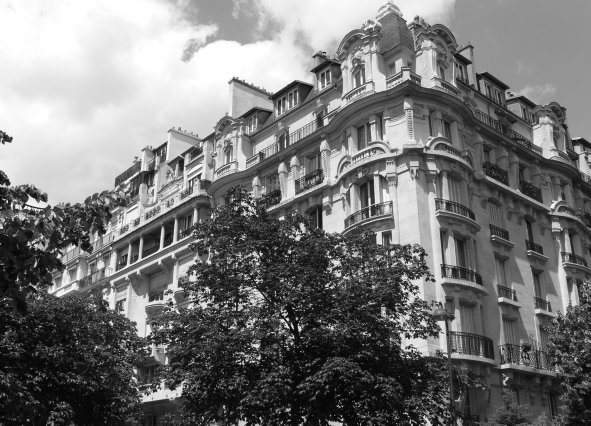
#> input picture tercero/SIUE/robotic_vision/entregas/hw6/building2-1.png, 1181 x 851 px, found by its file name (shown at 1/2 size)
$ python hw6.py
#> lines starting #> are read from the running program, lines starting #| are printed output that depends on the picture; after the words box and inside, x2 and y2 are one past the last pixel; in counts of white or black regions, pixels touching at a corner belong together
import cv2 as cv2
import numpy as np
from numpy import pi,sin,cos
import matplotlib.pyplot as plt
import os

"""
Robotic Vision
Homework Set VI

Víctor Mira Ramírez
800803577
vmirara@siue.edu
"""

            ##############
            # EXERCISE 1 #
            ##############

"""
(Corner detector, adapted from textbook problem 13.6) Use the
'building2-1.png' provided by the toolbox, test the performance of the
Harris, Noble and Shi-Tomasi corner detectors. For each detectors, only
return 200 strongest corners, zoom in to the same location and compare
the difference of those three detectors.

For Python user Noble Corner detector is optional, you can see the
    - Shi-Tomasi Corner Detection Method:
        https://www.geeksforgeeks.org/python-corner-detection-with-shi-tomasi-corner-detection-method-using-opencv/
    - The Harris Corner Detection method:
        https://www.geeksforgeeks.org/python-corner-detection-with-harris-corner-detection-method-using-opencv/
"""
path=r'/home/victor/fisicaua/tercero/SIUE/robotic_vision/entregas/hw6/building2-1.png'

img = cv2.imread(path, cv2.IMREAD_COLOR)
#> img is the input picture: shape (851, 1181, 3); min 0, max 255, mean 118.8
gray = cv2.cvtColor(img, cv2.COLOR_BGR2GRAY)

# SHI-TOMASI
shi_tomasi = img.copy()
corners = np.int0(cv2.goodFeaturesToTrack(gray.copy(), 200, 0.01, 10))
#> corners = 200 rows, first 8: [500, 556], [457, 656], [148, 489], [498, 528], [445, 659], [596, 647], [550, 592], [683, 832]

for i in corners:
    x, y = i.ravel()
    cv2.circle(shi_tomasi, (x, y), 3, (255, 0, 0), -1)
#> this loop made 200 passes
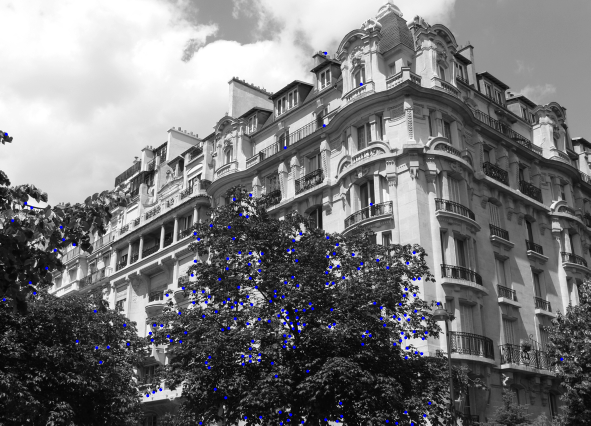
#> shi_tomasi: shape (851, 1181, 3) (shown at 1/2 size); 0.58% of pixels changed, all inside (x1, y1, x2, y2) = (5, 103, 1127, 851)

# HARRIS
harris = img.copy()
corners = np.int0(cv2.goodFeaturesToTrack(gray.copy(), 200, 0.01, 10, useHarrisDetector=True,k=0.1))
#> corners = 200 rows, first 8: [550, 591], [596, 647], [457, 656], [500, 556], [499, 697], [574, 625], [154, 682], [683, 831]

for i in corners:
    x, y = i.ravel()
    cv2.circle(harris, (x, y), 3, (255, 0, 0), -1)
#> this loop made 200 passes
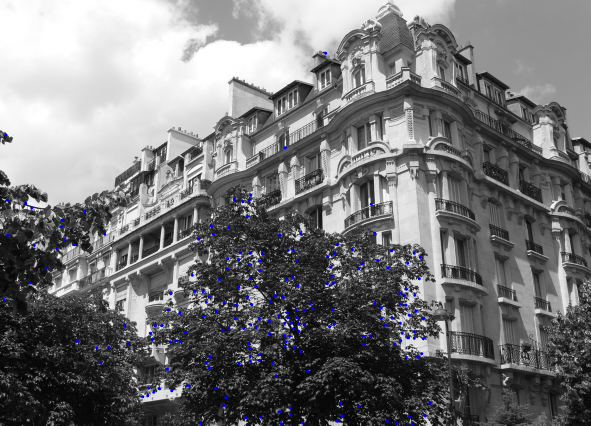
#> harris: shape (851, 1181, 3) (shown at 1/2 size); 0.58% of pixels changed, all inside (x1, y1, x2, y2) = (5, 103, 863, 851)

plt.figure()
plt.imshow(shi_tomasi)

plt.figure()
plt.imshow(harris)

            ##############
            # EXERCISE 2 #
            ##############

"""
(Hough transform, adapted from textbook problem 13.5) Write code that
capture one image from your computer's camera (refer to section 12.1.2),
finding the two dominant lines and overlaying them on the image.

Python code can be found:
    https://www.geeksforgeeks.org/line-detection-python-opencv-houghline-method/
"""

path=r'/home/victor/fisicaua/tercero/SIUE/robotic_vision/entregas/hw4/basketball_court.jpg'

img = cv2.imread(path, cv2.IMREAD_COLOR)
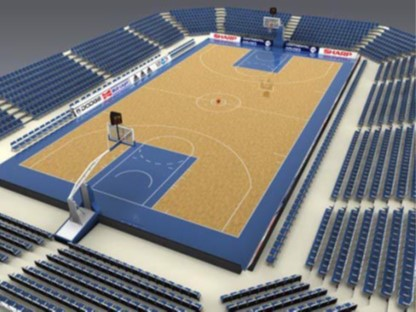
#> input picture tercero/SIUE/robotic_vision/entregas/hw4/basketball_court.jpg, 416 x 312 px, found by its file name
#> img is the input picture: shape (312, 416, 3); mean B, G, R 121, 123.4, 125
rgb_img = cv2.cvtColor(img, cv2.COLOR_BGR2RGB)
gray = cv2.cvtColor(img, cv2.COLOR_BGR2GRAY)
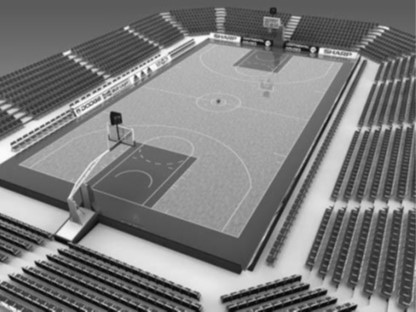
#> gray: shape (312, 416); min 2, max 254, mean 123.5

# Use canny edge detection
edges = cv2.Canny(gray,50,150,apertureSize=3)
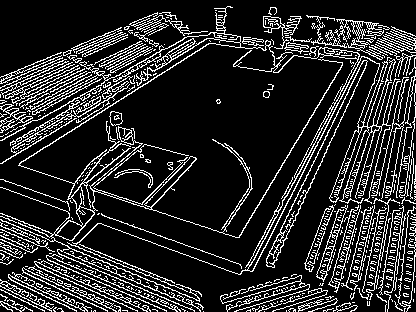
#> edges: shape (312, 416); 16.6% white in thin lines or dots

lines = cv2.HoughLinesP(
            edges, # Input edge image
            1, # Distance resolution in pixels
            np.pi/180, # Angle resolution in radians
            threshold=200, # Min number of votes for valid line
            minLineLength=5, # Min allowed length of line
            maxLineGap=10 # Max allowed gap between line for joining them
            )
#> lines = [[272, 267, 384, 26], [252, 271, 378, 23]]

x1,y1,x2,y2=lines[0][0]
#> x1 = 272; y1 = 267; x2 = 384; y2 = 26
cv2.line(rgb_img,(x1,y1),(x2,y2),(0,255,0),2)
x1,y1,x2,y2=lines[1][0]
#> x1 = 252; y1 = 271; x2 = 378; y2 = 23
cv2.line(rgb_img,(x1,y1),(x2,y2),(0,255,0),2)
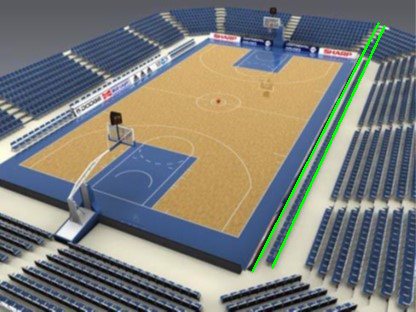
#> rgb_img: shape (312, 416, 3); mean R, G, B 123.7, 124.8, 119.8

plt.figure()
plt.imshow(rgb_img)

plt.show()
